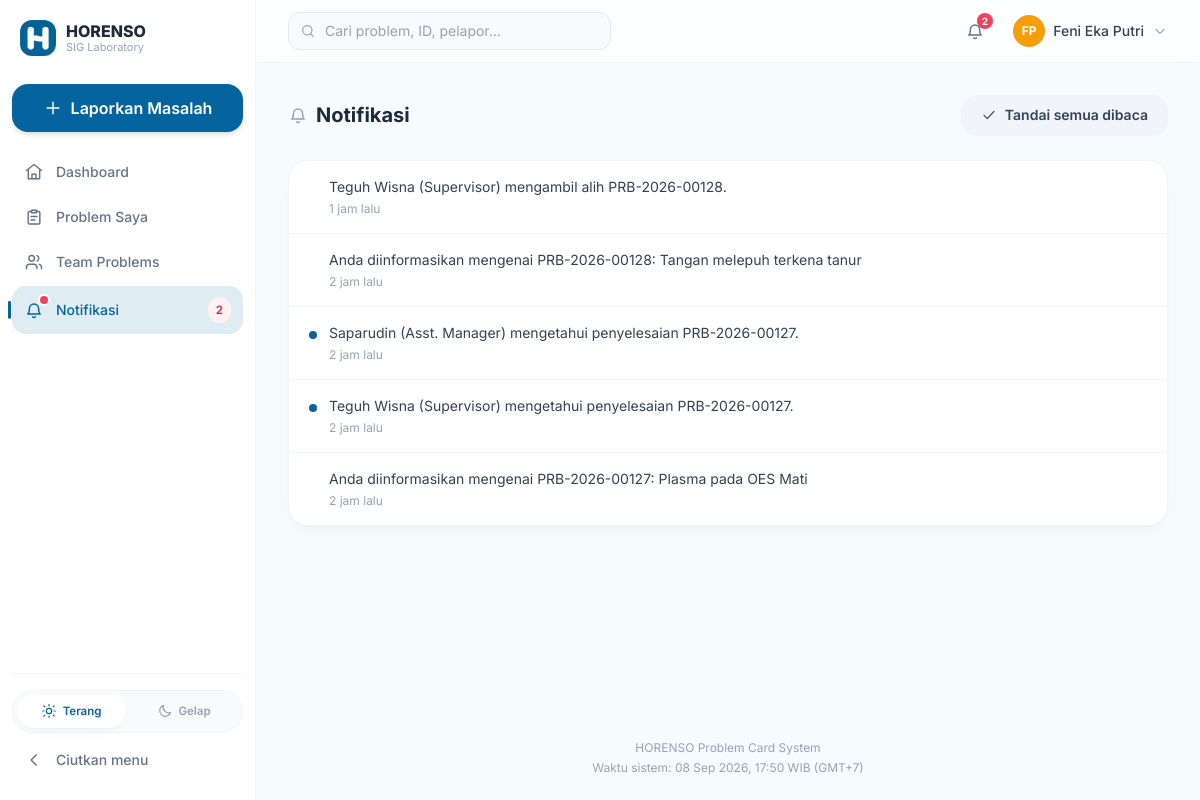
The app's page /notifications (signed in) with its own data.
### app/models.py (models this page shows, shortened)
class ThemeSetting(db.Model):
    __tablename__ = "theme_settings"
    id = db.Column(db.Integer, primary_key=True)
    app_name = db.Column(db.String(100), default="HORENSO")
    company_name = db.Column(db.String(150), default="SIG Laboratory")
    logo_url = db.Column(db.String(255))
    favicon_url = db.Column(db.String(255))
    logo_filename = db.Column(db.String(255))
    favicon_filename = db.Column(db.String(255))
    primary_color = db.Column(db.String(20), default="#4F46E5")
    secondary_color = db.Column(db.String(20), default="#0EA5E9")
    accent_color = db.Column(db.String(20), default="#F59E0B")
    background_color = db.Column(db.String(20), default="#F8FAFC")
    font_family = db.Column(db.String(80), default="Inter")
    sidebar_style = db.Column(db.String(20), default="light")
    welcome_message = db.Column(db.String(255), default="Let's solve it together.")
    login_tagline = db.Column(db.String(255), default="Every problem is a chance to improve.")
    footer_text = db.Column(db.String(255), default="HORENSO Problem Card System")
    def _asset(self, filename, url):
        if filename:
            try:
                from flask import url_for, has_request_context
                if has_request_context():
                    return url_for("main.branding_file", filename=filename)
            except Exception:
                pass
            return "/branding/%s" % filename
        return url or None
    @property
    def logo_src(self):
        return self._asset(self.logo_filename, self.logo_url)
    @property
    def favicon_src(self):
        return self._asset(self.favicon_filename, self.favicon_url)

class User(UserMixin, db.Model):
    __tablename__ = "users"
    id = db.Column(db.Integer, primary_key=True)
    username = db.Column(db.String(64), unique=True, nullable=False, index=True)
    email = db.Column(db.String(120), unique=True, nullable=False, index=True)
    password_hash = db.Column(db.String(255), nullable=False)
    full_name = db.Column(db.String(120), nullable=False)
    role = db.Column(db.String(20), nullable=False, default=ROLE_USER)
    department_id = db.Column(db.Integer, db.ForeignKey("departments.id"))
    active = db.Column(db.Boolean, default=True, nullable=False)
    avatar_color = db.Column(db.String(20), default="#6366F1")
    created_at = db.Column(db.DateTime, default=now_utc)
    last_login_at = db.Column(db.DateTime)
    reset_token = db.Column(db.String(64))
    reset_token_expires = db.Column(db.DateTime)
    department = db.relationship("Department", back_populates="users")
    @property
    def is_active(self):
        return self.active
    @property
    def role_label(self):
        return ROLE_LABELS.get(self.role, self.role)
    @property
    def initials(self):
        parts = self.full_name.split()
        if len(parts) >= 2:
            return (parts[0][0] + parts[-1][0]).upper()
        return self.full_name[:2].upper()

class Notification(db.Model):
    __tablename__ = "notifications"
    id = db.Column(db.Integer, primary_key=True)
    user_id = db.Column(db.Integer, db.ForeignKey("users.id"), nullable=False, index=True)
    problem_id = db.Column(db.Integer, db.ForeignKey("problem_cards.id"))
    type = db.Column(db.String(40))
    message = db.Column(db.String(255), nullable=False)
    is_read = db.Column(db.Boolean, default=False)
    created_at = db.Column(db.DateTime, default=now_utc)
    problem = db.relationship("ProblemCard")

### app/main.py (the view)
@main_bp.route("/notifications")
@login_required
def notifications():
    notes = Notification.query.filter_by(user_id=current_user.id).order_by(Notification.created_at.desc()).limit(50).all()
    return render_template("notifications.html", notifications=notes)

### app/templates/notifications.html (shortened to what this page needs)
{% extends "base.html" %}
{% import "partials/icons.html" as ico %}
{% block content %}
<div class="flex items-center justify-between mb-6 fade-up">
  <h1 class="text-xl font-bold text-slate-800 flex items-center gap-2">
    {{ ico.icon('bell', 'w-5 h-5 text-slate-400') }} Notifikasi
  </h1>
  <form method="post" action="{{ url_for('main.mark_all_read') }}">
    <button class="btn-soft text-sm flex items-center gap-2">{{ ico.icon('check', 'w-4 h-4') }} Tandai semua dibaca</button>
  </form>
</div>
<div class="card divide-y divide-slate-100 stagger fade-up" style="animation-delay:.05s">
  {% for n in notifications %}
    <form method="post" action="{{ url_for('main.mark_notification_read', notif_id=n.id) }}" class="block">
      <button type="submit" class="w-full text-left px-5 py-4 flex items-start gap-3 hover:bg-slate-50 transition {{ '' if n.is_read else 'bg-brand/5' }}">
        <div class="w-2 h-2 rounded-full mt-2 shrink-0 {{ 'bg-brand' if not n.is_read else 'bg-transparent' }}"></div>
        <div class="flex-1">
          <div class="text-sm text-slate-700">{{ n.message }}</div>
          <div class="text-xs text-slate-400 mt-1">{{ n.created_at | timeago }}</div>
        </div>
      </button>
    </form>
  {% else %}
    <div class="py-12 text-center">
      <span class="inline-block text-slate-300 mb-3">{{ ico.icon('inbox', 'w-10 h-10 mx-auto') }}</span>
      <p class="text-sm text-slate-400">Belum ada notifikasi.</p>
    </div>
  {% endfor %}
</div>
{% endblock %}

### app/templates/base.html (shortened to what this page needs)
<!DOCTYPE html>
<html lang="id">
<head>
<script src="https://cdn.tailwindcss.com"></script>
<link rel="stylesheet" href="{{ url_for('static', filename='css/style.css') }}">
</head>
<body class="min-h-screen text-slate-800">
{% if current_user.is_authenticated %}
<div class="flex min-h-screen" x-data="appShell()">
  {% include "partials/sidebar.html" %}
  <div class="flex-1 flex flex-col min-w-0">
    {% include "partials/topbar.html" %}
    <main class="flex-1 p-4 md:p-8 max-w-[1400px] w-full mx-auto page-enter">
      {% block content %}{% endblock %}
    </main>
    <footer class="text-center text-xs text-slate-400 py-6">
      <div>{{ theme.footer_text if theme else '' }}</div>
      <div class="mt-1">Waktu sistem: {{ now_wib | dt('%d %b %Y, %H:%M') }} {{ tz_label }} (GMT+7)</div>
    </footer>
  </div>
</div>
{% else %}
  {% include "partials/flash.html" %}
  {% block guest_content %}{% endblock %}
{% endif %}
</body>
</html>

### app/templates/partials/sidebar.html (shortened to what this page needs)
{% import "partials/icons.html" as ico %}
<aside class="sidebar fixed md:sticky top-0 left-0 h-screen z-40 flex flex-col shrink-0 py-5 px-3"
       :class="{
         'is-collapsed': collapsed && !mobileOpen,
         'translate-x-0': mobileOpen,
         '-translate-x-full md:translate-x-0': !mobileOpen
       }">
  <a href="{{ url_for('main.dashboard') }}" class="brand flex items-center gap-2.5 px-2 mb-7 group">
    {% if theme and theme.logo_src %}
      <img src="{{ theme.logo_src }}" class="w-9 h-9 rounded-xl object-contain bg-white shrink-0 transition-transform group-hover:scale-105" alt="logo">
    {% else %}
      <div class="w-9 h-9 rounded-xl bg-brand text-white grid place-items-center font-bold text-sm shrink-0 transition-transform group-hover:scale-105 group-hover:rotate-3">H</div>
    {% endif %}
    <div class="nav-text">
      <div class="font-extrabold text-slate-800 leading-tight">{{ theme.app_name if theme else 'HORENSO' }}</div>
      <div class="text-[11px] text-slate-400 leading-tight">{{ theme.company_name if theme else '' }}</div>
    </div>
  </a>
  <a href="{{ url_for('problems.new_problem') }}"
     data-tip="Laporkan Masalah"
     class="has-tip nav-link !text-white mb-5 justify-center gap-2 rounded-2xl bg-brand font-semibold py-3 shadow-md shadow-brand/20 hover:opacity-90 hover:!text-white">
    {{ ico.icon('plus', 'w-5 h-5') }}<span class="nav-text">Laporkan Masalah</span>
  </a>
  <nav class="flex-1 space-y-1 text-sm overflow-y-auto overflow-x-hidden -mx-1 px-1">
    {% macro navlink(endpoint, icon_name, label, params={}, active_when=none) %}
      {% set is_active = (active_when if active_when is not none else request.endpoint == endpoint) %}
      <a href="{{ url_for(endpoint, **params) }}" data-tip="{{ label }}"
         class="has-tip nav-link {{ 'is-active' if is_active }}">
        {{ ico.icon(icon_name, 'w-5 h-5') }}<span class="nav-text">{{ label }}</span>
      </a>
    {% endmacro %}
    {% set team_view = request.endpoint == 'problems.list_problems' and request.args.get('department') %}
    {{ navlink('main.dashboard', 'home', 'Dashboard') }}
    {{ navlink('problems.list_problems', 'clipboard', 'Problem Saya',
               active_when=(request.endpoint == 'problems.list_problems' and not team_view)) }}
    {% if current_user.role != 'user' and current_user.department_id %}
      {{ navlink('problems.list_problems', 'users', 'Team Problems',
                 {'department': current_user.department_id}, active_when=team_view) }}
    {% endif %}
    <a href="{{ url_for('main.notifications') }}" data-tip="Notifikasi"
       class="has-tip nav-link {{ 'is-active' if request.endpoint == 'main.notifications' }}">
      <span class="relative shrink-0">
        {% if unread_notif_count and unread_notif_count > 0 %}
          <span class="absolute -top-1 -right-1 w-2 h-2 rounded-full bg-rose-500 ring-2 ring-white dark:ring-transparent"></span>
        {% endif %}
      </span>
      <span class="nav-text flex-1">Notifikasi</span>
      {% if unread_notif_count and unread_notif_count > 0 %}
        <span class="nav-text pill bg-rose-50 text-rose-600 !px-2">{{ unread_notif_count if unread_notif_count < 9 else '9+' }}</span>
      {% endif %}
    </a>
  </nav>
  <div class="pt-4 mt-4 border-t border-slate-100 space-y-2 text-sm">
    <div class="theme-switch" role="group" aria-label="Mode tampilan">
      <button type="button" @click="setTheme('light')" :class="{ 'is-on': theme === 'light' }" title="Mode terang">
        {{ ico.icon('sun', 'w-4 h-4') }}<span class="nav-text">Terang</span>
      </button>
      <button type="button" @click="setTheme('dark')" :class="{ 'is-on': theme === 'dark' }" title="Mode gelap">
        {{ ico.icon('moon', 'w-4 h-4') }}<span class="nav-text">Gelap</span>
      </button>
    </div>
    <button type="button" @click="toggleSidebar()"
            class="rail-btn has-tip" :data-tip="collapsed ? 'Perluas menu' : 'Ciutkan menu'"
            :aria-expanded="(!collapsed).toString()" aria-label="Ciutkan menu">
      <span class="transition-transform duration-300 shrink-0" :class="collapsed ? 'rotate-180' : ''">
      </span>
      <span class="nav-text">Ciutkan menu</span>
    </button>
  </div>
</aside>

### app/templates/partials/topbar.html (shortened to what this page needs)
{% import "partials/icons.html" as ico %}
<header class="sticky top-0 z-20 bg-white/80 backdrop-blur border-b border-slate-100 px-4 md:px-8 py-3 flex items-center gap-3">
  <form action="{{ url_for('main.search') }}" method="get" class="flex-1 max-w-md">
    <div class="relative group">
      <span class="absolute left-3 top-1/2 -translate-y-1/2 text-slate-400 group-focus-within:text-brand transition-colors">
      </span>
      <input type="text" name="q" value="{{ request.args.get('q', '') }}" placeholder="Cari problem, ID, pelapor..."
             class="input !pl-9 !py-2 !rounded-xl !bg-slate-50 text-sm">
    </div>
  </form>
  <a href="{{ url_for('main.notifications') }}"
     class="relative w-9 h-9 grid place-items-center rounded-full text-slate-500 hover:bg-slate-50 hover:text-slate-800 transition"
     aria-label="Notifikasi">
    {% if unread_notif_count and unread_notif_count > 0 %}
      <span class="absolute top-0 right-0 bg-rose-500 text-white text-[10px] font-bold rounded-full min-w-[1rem] h-4 px-1 grid place-items-center pop-in">{{ unread_notif_count if unread_notif_count < 9 else '9+' }}</span>
    {% endif %}
  </a>
  <div class="relative" x-data="{ open:false }">
    <button @click="open=!open" class="flex items-center gap-2 pl-2 rounded-full hover:opacity-90 transition">
      <div class="w-8 h-8 rounded-full grid place-items-center text-white text-xs font-bold shrink-0" style="background: {{ current_user.avatar_color }}">
        {{ current_user.initials }}
      </div>
      <span class="hidden md:block text-sm font-medium text-slate-700">{{ current_user.full_name }}</span>
      <span class="hidden md:block text-slate-400 transition-transform duration-200" :class="open ? 'rotate-180' : ''">
      </span>
    </button>
  </div>
</header>

### records on screen
ThemeSetting: logo_src (picture), app_name "HORENSO", company_name "SIG Laboratory", footer_text "HORENSO Problem Card System"
User: initials "FP", full_name "Feni Eka Putri"
Notification: message "Teguh Wisna (Supervisor) mengambil alih PRB-2026-00128.", created_at "1 jam lalu"
Notification: message "Anda diinformasikan mengenai PRB-2026-00128: Tangan melepuh terkena tanur", created_at "2 jam lalu"
Notification: is_read False (drawn), message "Saparudin (Asst. Manager) mengetahui penyelesaian PRB-2026-00127.", created_at "2 jam lalu"
Notification: is_read False (drawn), message "Teguh Wisna (Supervisor) mengetahui penyelesaian PRB-2026-00127.", created_at "2 jam lalu"
Notification: message "Anda diinformasikan mengenai PRB-2026-00127: Plasma pada OES Mati", created_at "2 jam lalu"

### other values on screen
{{ label }} "Dashboard Problem Saya Team Problems"
{{ unread_notif_count if unread_notif_count < 9 else '9+' }} "2"
{{ now_wib | dt('%d %b %Y, %H:%M') }} "08 Sep 2026, 17:50"
{{ tz_label }} "WIB"
